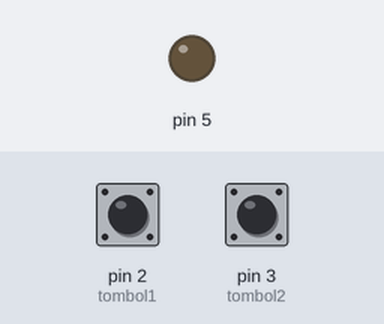
A sketch run on a simulated Arduino Uno, built with avr-gcc and run on an emulated ATmega328P. Shown: output pins drawn as LEDs (lit = HIGH). The test bench sets the inputs (shaded band); at power-on: pin 2 (tombol1) LOW, pin 3 (tombol2) LOW.

Above: at 1.2 s.
1.3 s: pin 2 (tombol1) pulled HIGH for 0.15 s
At 1.37 s:
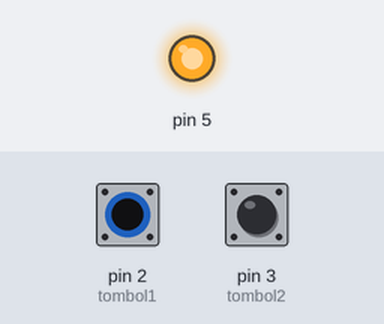
2.9 s: pin 2 (tombol1) pulled HIGH for 3.2 s
At 7.3 s:
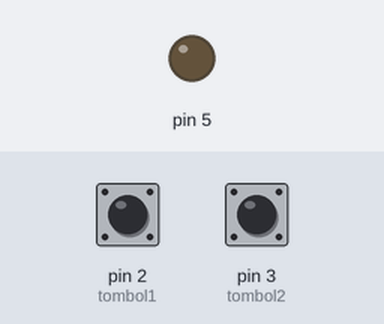
7.6 s: pin 3 (tombol2) pulled HIGH for 3.2 s
At 8.6 s:
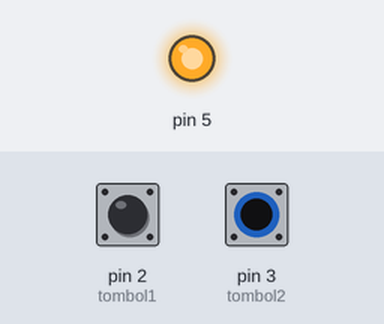
Timing chart, 0 to 12.3 s (numbered marks = the images above; inputs shaded):
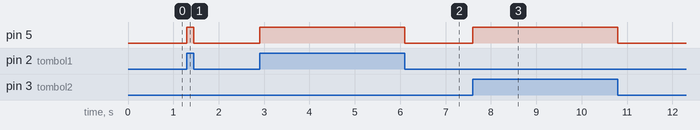

Measured:
- after the input at 1.3 s, pin 5: LOW → HIGH at once, → LOW 0.15 s later
- after the input at 2.9 s, pin 5: LOW → HIGH at once, → LOW 3.2 s later
- after the input at 7.6 s, pin 5: LOW → HIGH at once, → LOW 3.2 s later

The sketch:

1._Button_2_LED_AND.ino
```cpp
int bacatombol1=0;
int bacatombol2=0;

const int tombol1=2;
const int tombol2=3;

void setup() {
pinMode(5,OUTPUT);
pinMode(tombol1,INPUT);
pinMode(tombol2,INPUT);
}


void loop() {
bacatombol1 = digitalRead(tombol1);
bacatombol2 = digitalRead(tombol2);

  if(bacatombol1 != 0 || bacatombol2 != 0){
  digitalWrite(5,HIGH);
  } else{
  digitalWrite(5,LOW);
  }
}
```
